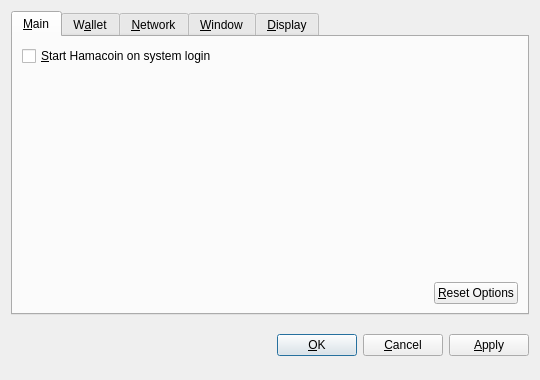
<?xml version="1.0" encoding="UTF-8"?>
<ui version="4.0">
 <class>OptionsDialog</class>
 <widget class="QDialog" name="OptionsDialog">
  <property name="geometry">
   <rect>
    <x>0</x>
    <y>0</y>
    <width>540</width>
    <height>380</height>
   </rect>
  </property>
  <property name="windowTitle">
   <string>Options</string>
  </property>
  <property name="modal">
   <bool>true</bool>
  </property>
  <layout class="QVBoxLayout" name="verticalLayout">
   <item>
    <widget class="QTabWidget" name="tabWidget">
     <property name="tabPosition">
      <enum>QTabWidget::North</enum>
     </property>
     <property name="currentIndex">
      <number>0</number>
     </property>
     <widget class="QWidget" name="tabMain">
      <attribute name="title">
       <string>&amp;Main</string>
      </attribute>
      <layout class="QVBoxLayout" name="verticalLayout_Main">
       <item>
        <widget class="QCheckBox" name="bitcoinAtStartup">
         <property name="toolTip">
          <string>Automatically start Hamacoin after logging in to the system.</string>
         </property>
         <property name="text">
          <string>&amp;Start Hamacoin on system login</string>
         </property>
        </widget>
       </item>
       <item>
        <spacer name="verticalSpacer_Main">
         <property name="orientation">
          <enum>Qt::Vertical</enum>
         </property>
         <property name="sizeHint" stdset="0">
          <size>
           <width>20</width>
           <height>40</height>
          </size>
         </property>
        </spacer>
       </item>
       <item>
        <layout class="QHBoxLayout" name="horizontalLayout_2_Main">
         <item>
          <spacer name="horizontalSpacer_2_Main">
           <property name="orientation">
            <enum>Qt::Horizontal</enum>
           </property>
           <property name="sizeHint" stdset="0">
            <size>
             <width>40</width>
             <height>20</height>
            </size>
           </property>
          </spacer>
         </item>
         <item>
          <widget class="QPushButton" name="resetButton">
           <property name="toolTip">
            <string>Reset all client options to default.</string>
           </property>
           <property name="text">
            <string>&amp;Reset Options</string>
           </property>
           <property name="autoDefault">
            <bool>false</bool>
           </property>
          </widget>
         </item>
        </layout>
       </item>
      </layout>
     </widget>
     <widget class="QWidget" name="tabWallet">
      <attribute name="title">
       <string>W&amp;allet</string>
      </attribute>
      <layout class="QVBoxLayout" name="verticalLayout_Network">
       <item>
        <widget class="QLabel" name="transactionFeeInfoLabel">
         <property name="text">
          <string>Optional transaction fee per kB that helps make sure your transactions are processed quickly. Most transactions are 1 kB.</string>
         </property>
         <property name="textFormat">
          <enum>Qt::PlainText</enum>
         </property>
         <property name="wordWrap">
          <bool>true</bool>
         </property>
        </widget>
       </item>
       <item>
        <layout class="QHBoxLayout" name="horizontalLayout_1_Main">
         <item>
          <widget class="QLabel" name="transactionFeeLabel">
           <property name="text">
            <string>Pay transaction &amp;fee</string>
           </property>
           <property name="textFormat">
            <enum>Qt::PlainText</enum>
           </property>
           <property name="buddy">
            <cstring>transactionFee</cstring>
           </property>
          </widget>
         </item>
         <item>
          <widget class="BitcoinAmountField" name="transactionFee"/>
         </item>
         <item>
          <spacer name="horizontalSpacer_1_Main">
           <property name="orientation">
            <enum>Qt::Horizontal</enum>
           </property>
           <property name="sizeHint" stdset="0">
            <size>
             <width>40</width>
             <height>20</height>
            </size>
           </property>
          </spacer>
         </item>
        </layout>
       </item>
       <item>
        <widget class="QLabel" name="label">
         <property name="text">
          <string>If you disable the spending of unconfirmed change, the change from a transaction cannot be used until that transaction has at least one confirmation. This also affects how your balance is computed.</string>
         </property>
         <property name="wordWrap">
          <bool>true</bool>
         </property>
        </widget>
       </item>
       <item>
        <widget class="QCheckBox" name="spendZeroConfChange">
         <property name="text">
          <string>Spend unconfirmed change  (experts only)</string>
         </property>
        </widget>
       </item>
       <item>
        <spacer name="verticalSpacer">
         <property name="orientation">
          <enum>Qt::Vertical</enum>
         </property>
         <property name="sizeHint" stdset="0">
          <size>
           <width>20</width>
           <height>40</height>
          </size>
         </property>
        </spacer>
       </item>
      </layout>
     </widget>
     <widget class="QWidget" name="tabNetwork">
      <attribute name="title">
       <string>&amp;Network</string>
      </attribute>
      <layout class="QVBoxLayout" name="verticalLayout_Network">
       <item>
        <widget class="QCheckBox" name="mapPortUpnp">
         <property name="toolTip">
          <string>Automatically open the Hamacoin client port on the router. This only works when your router supports UPnP and it is enabled.</string>
         </property>
         <property name="text">
          <string>Map port using &amp;UPnP</string>
         </property>
        </widget>
       </item>
       <item>
        <widget class="QCheckBox" name="connectSocks">
         <property name="toolTip">
          <string>Connect to the Hamacoin network through a SOCKS proxy (e.g. when connecting through Tor).</string>
         </property>
         <property name="text">
          <string>&amp;Connect through SOCKS proxy:</string>
         </property>
        </widget>
       </item>
       <item>
        <layout class="QHBoxLayout" name="horizontalLayout_Network">
         <item>
          <widget class="QLabel" name="proxyIpLabel">
           <property name="text">
            <string>Proxy &amp;IP:</string>
           </property>
           <property name="textFormat">
            <enum>Qt::PlainText</enum>
           </property>
           <property name="buddy">
            <cstring>proxyIp</cstring>
           </property>
          </widget>
         </item>
         <item>
          <widget class="QValidatedLineEdit" name="proxyIp">
           <property name="maximumSize">
            <size>
             <width>140</width>
             <height>16777215</height>
            </size>
           </property>
           <property name="toolTip">
            <string>IP address of the proxy (e.g. 127.0.0.1)</string>
           </property>
          </widget>
         </item>
         <item>
          <widget class="QLabel" name="proxyPortLabel">
           <property name="text">
            <string>&amp;Port:</string>
           </property>
           <property name="textFormat">
            <enum>Qt::PlainText</enum>
           </property>
           <property name="buddy">
            <cstring>proxyPort</cstring>
           </property>
          </widget>
         </item>
         <item>
          <widget class="QLineEdit" name="proxyPort">
           <property name="maximumSize">
            <size>
             <width>55</width>
             <height>16777215</height>
            </size>
           </property>
           <property name="toolTip">
            <string>Port of the proxy (e.g. 9050)</string>
           </property>
          </widget>
         </item>
         <item>
          <widget class="QLabel" name="socksVersionLabel">
           <property name="text">
            <string>SOCKS &amp;Version:</string>
           </property>
           <property name="textFormat">
            <enum>Qt::PlainText</enum>
           </property>
           <property name="buddy">
            <cstring>socksVersion</cstring>
           </property>
          </widget>
         </item>
         <item>
          <widget class="QValueComboBox" name="socksVersion">
           <property name="toolTip">
            <string>SOCKS version of the proxy (e.g. 5)</string>
           </property>
          </widget>
         </item>
         <item>
          <spacer name="horizontalSpacer_Network">
           <property name="orientation">
            <enum>Qt::Horizontal</enum>
           </property>
           <property name="sizeHint" stdset="0">
            <size>
             <width>40</width>
             <height>20</height>
            </size>
           </property>
          </spacer>
         </item>
        </layout>
       </item>
       <item>
        <spacer name="verticalSpacer_Network">
         <property name="orientation">
          <enum>Qt::Vertical</enum>
         </property>
         <property name="sizeHint" stdset="0">
          <size>
           <width>20</width>
           <height>40</height>
          </size>
         </property>
        </spacer>
       </item>
      </layout>
     </widget>
     <widget class="QWidget" name="tabWindow">
      <attribute name="title">
       <string>&amp;Window</string>
      </attribute>
      <layout class="QVBoxLayout" name="verticalLayout_Window">
       <item>
        <widget class="QCheckBox" name="minimizeToTray">
         <property name="toolTip">
          <string>Show only a tray icon after minimizing the window.</string>
         </property>
         <property name="text">
          <string>&amp;Minimize to the tray instead of the taskbar</string>
         </property>
        </widget>
       </item>
       <item>
        <widget class="QCheckBox" name="minimizeOnClose">
         <property name="toolTip">
          <string>Minimize instead of exit the application when the window is closed. When this option is enabled, the application will be closed only after selecting Quit in the menu.</string>
         </property>
         <property name="text">
          <string>M&amp;inimize on close</string>
         </property>
        </widget>
       </item>
       <item>
        <spacer name="verticalSpacer_Window">
         <property name="orientation">
          <enum>Qt::Vertical</enum>
         </property>
         <property name="sizeHint" stdset="0">
          <size>
           <width>20</width>
           <height>40</height>
          </size>
         </property>
        </spacer>
       </item>
      </layout>
     </widget>
     <widget class="QWidget" name="tabDisplay">
      <attribute name="title">
       <string>&amp;Display</string>
      </attribute>
      <layout class="QVBoxLayout" name="verticalLayout_Display">
       <item>
        <layout class="QHBoxLayout" name="horizontalLayout_1_Display">
         <item>
          <widget class="QLabel" name="langLabel">
           <property name="text">
            <string>User Interface &amp;language:</string>
           </property>
           <property name="textFormat">
            <enum>Qt::PlainText</enum>
           </property>
           <property name="buddy">
            <cstring>lang</cstring>
           </property>
          </widget>
         </item>
         <item>
          <widget class="QValueComboBox" name="lang">
           <property name="toolTip">
            <string>The user interface language can be set here. This setting will take effect after restarting Hamacoin.</string>
           </property>
          </widget>
         </item>
        </layout>
       </item>
       <item>
        <layout class="QHBoxLayout" name="horizontalLayout_2_Display">
         <item>
          <widget class="QLabel" name="unitLabel">
           <property name="text">
            <string>&amp;Unit to show amounts in:</string>
           </property>
           <property name="textFormat">
            <enum>Qt::PlainText</enum>
           </property>
           <property name="buddy">
            <cstring>unit</cstring>
           </property>
          </widget>
         </item>
         <item>
          <widget class="QValueComboBox" name="unit">
           <property name="toolTip">
            <string>Choose the default subdivision unit to show in the interface and when sending coins.</string>
           </property>
          </widget>
         </item>
        </layout>
       </item>
       <item>
        <widget class="QCheckBox" name="displayAddresses">
         <property name="toolTip">
          <string>Whether to show Hamacoin addresses in the transaction list or not.</string>
         </property>
         <property name="text">
          <string>&amp;Display addresses in transaction list</string>
         </property>
        </widget>
       </item>
       <item>
        <widget class="QCheckBox" name="coinControlFeatures">
         <property name="toolTip">
          <string>Whether to show coin control features or not.</string>
         </property>
         <property name="text">
          <string>Display coin &amp;control features (experts only!)</string>
         </property>
        </widget>
       </item>
       <item>
        <spacer name="verticalSpacer_Display">
         <property name="orientation">
          <enum>Qt::Vertical</enum>
         </property>
         <property name="sizeHint" stdset="0">
          <size>
           <width>20</width>
           <height>40</height>
          </size>
         </property>
        </spacer>
       </item>
      </layout>
     </widget>
    </widget>
   </item>
   <item>
    <layout class="QHBoxLayout" name="horizontalLayout_Buttons">
     <item>
      <spacer name="horizontalSpacer_1">
       <property name="orientation">
        <enum>Qt::Horizontal</enum>
       </property>
       <property name="sizeHint" stdset="0">
        <size>
         <width>40</width>
         <height>48</height>
        </size>
       </property>
      </spacer>
     </item>
     <item>
      <widget class="QLabel" name="statusLabel">
       <property name="font">
        <font>
         <weight>75</weight>
         <bold>true</bold>
        </font>
       </property>
       <property name="text">
        <string/>
       </property>
       <property name="textFormat">
        <enum>Qt::PlainText</enum>
       </property>
       <property name="wordWrap">
        <bool>true</bool>
       </property>
      </widget>
     </item>
     <item>
      <spacer name="horizontalSpacer_2">
       <property name="orientation">
        <enum>Qt::Horizontal</enum>
       </property>
       <property name="sizeHint" stdset="0">
        <size>
         <width>40</width>
         <height>48</height>
        </size>
       </property>
      </spacer>
     </item>
     <item>
      <widget class="QPushButton" name="okButton">
       <property name="text">
        <string>&amp;OK</string>
       </property>
      </widget>
     </item>
     <item>
      <widget class="QPushButton" name="cancelButton">
       <property name="text">
        <string>&amp;Cancel</string>
       </property>
       <property name="autoDefault">
        <bool>false</bool>
       </property>
      </widget>
     </item>
     <item>
      <widget class="QPushButton" name="applyButton">
       <property name="text">
        <string>&amp;Apply</string>
       </property>
       <property name="autoDefault">
        <bool>false</bool>
       </property>
      </widget>
     </item>
    </layout>
   </item>
  </layout>
 </widget>
 <customwidgets>
  <customwidget>
   <class>BitcoinAmountField</class>
   <extends>QSpinBox</extends>
   <header>bitcoinamountfield.h</header>
  </customwidget>
  <customwidget>
   <class>QValueComboBox</class>
   <extends>QComboBox</extends>
   <header>qvaluecombobox.h</header>
  </customwidget>
  <customwidget>
   <class>QValidatedLineEdit</class>
   <extends>QLineEdit</extends>
   <header>qvalidatedlineedit.h</header>
  </customwidget>
 </customwidgets>
 <resources/>
 <connections/>
</ui>
